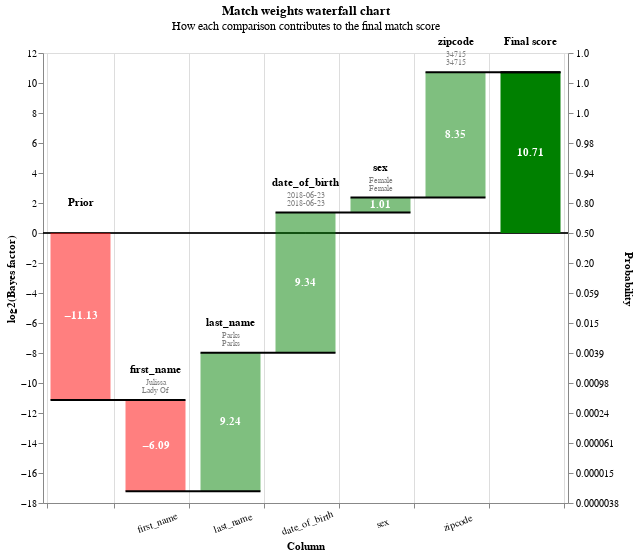

This figure's notebook cell:
### Markdown cell above
# See why simulant 401 matched whereas simulant 29442 didn't, when both of them had a fake name.

It looks like matching last names carry more weight than matching first names, and simulant 401 had matching birthdays whereas simulant 29442's birthday was off by one character. Those two differences between the record comparisons made a large difference in the final probability of the link.

### Code cell
simulant_id = 401
wic_id, census_id = df_true_links.loc[simulant_id, ['unique_id_wic', 'unique_id_census']]
record = df_predictions_pd.query("unique_id_l == @wic_id and unique_id_r == @census_id")
linker.waterfall_chart([record.squeeze()], filter_nulls=False)

### Figure 1 — Vega-Lite specification as saved in the notebook (floating-point values rounded to 4 significant figures)
{"$schema": "https://vega.github.io/schema/vega-lite/v5.2.0.json", "height": 450, "resolve": {"axis": {"y": "independent"}}, "width": {"step": 75}, "data": {"values": [{"column_name": "Prior", "label_for_charts": "Starting match weight (prior)", "sql_condition": null, "log2_bayes_factor": -11.13, "bayes_factor": 0.000446, "comparison_vector_value": null, "m_probability": null, "u_probability": null, "bayes_factor_description": null, "value_l": "", "value_r": "", "term_frequency_adjustment": null, "bar_sort_order": 0, "record_number": 0}, {"column_name": "first_name", "label_for_charts": "All other comparisons", "sql_condition": "ELSE", "log2_bayes_factor": -6.087, "bayes_factor": 0.01471, "comparison_vector_value": 0, "m_probability": 0.01458, "u_probability": 0.9909, "bayes_factor_description": "If comparison level is `all other comparisons` then comparison is  67.97 times less likely to be a match", "value_l": "Julissa", "value_r": "Lady Of", "term_frequency_adjustment": false, "bar_sort_order": 1, "record_number": 0}, {"column_name": "last_name", "label_for_charts": "Exact match", "sql_condition": "\"last_name_l\" = \"last_name_r\"", "log2_bayes_factor": 9.237, "bayes_factor": 603.5, "comparison_vector_value": 3, "m_probability": 0.9834, "u_probability": 0.00163, "bayes_factor_description": "If comparison level is `exact match` then comparison is 603.46 times more likely to be a match", "value_l": "Parks", "value_r": "Parks", "term_frequency_adjustment": false, "bar_sort_order": 2, "record_number": 0}, {"column_name": "date_of_birth", "label_for_charts": "Exact match", "sql_condition": "\"date_of_birth_l\" = \"date_of_birth_r\"", "log2_bayes_factor": 9.34, "bayes_factor": 648.0, "comparison_vector_value": 2, "m_probability": 0.9798, "u_probability": 0.001512, "bayes_factor_description": "If comparison level is `exact match` then comparison is 648.00 times more likely to be a match", "value_l": "2018-06-23", "value_r": "2018-06-23", "term_frequency_adjustment": false, "bar_sort_order": 3, "record_number": 0}, {"column_name": "sex", "label_for_charts": "Exact match", "sql_condition": "\"sex_l\" = \"sex_r\"", "log2_bayes_factor": 1.005, "bayes_factor": 2.007, "comparison_vector_value": 1, "m_probability": 0.9821, "u_probability": 0.4892, "bayes_factor_description": "If comparison level is `exact match` then comparison is 2.01 times more likely to be a match", "value_l": "Female", "value_r": "Female", "term_frequency_adjustment": false, "bar_sort_order": 4, "record_number": 0}, {"column_name": "zipcode", "label_for_charts": "Exact match", "sql_condition": "\"zipcode_l\" = \"zipcode_r\"", "log2_bayes_factor": 8.346, "bayes_factor": 325.4, "comparison_vector_value": 3, "m_probability": 0.9855, "u_probability": 0.003028, "bayes_factor_description": "If comparison level is `exact match` then comparison is 325.44 times more likely to be a match", "value_l": "34715", "value_r": "34715", "term_frequency_adjustment": false, "bar_sort_order": 5, "record_number": 0}, {"column_name": "Final score", "label_for_charts": "Final score", "sql_condition": null, "log2_bayes_factor": 10.71, "bayes_factor": 1676.0, "comparison_vector_value": null, "m_probability": null, "u_probability": null, "bayes_factor_description": null, "value_l": "", "value_r": "", "term_frequency_adjustment": null, "bar_sort_order": 6, "record_number": 0}]}, "config": {"view": {"continuousWidth": 400, "continuousHeight": 300}}, "params": [{"name": "record_number", "value": 0, "bind": {"input": "range", "min": 0, "max": 0, "step": 1}, "description": "Filter by the interation number"}], "title": {"text": "Match weights waterfall chart", "subtitle": "How each comparison contributes to the final match score"}, "transform": [{"filter": "(datum.record_number == record_number)"}, {"window": [{"op": "sum", "field": "log2_bayes_factor", "as": "sum"}, {"op": "lead", "field": "column_name", "as": "lead"}], "frame": [null, 0]}, {"calculate": "datum.column_name === \"Final score\" ? datum.sum - datum.log2_bayes_factor : datum.sum", "as": "sum"}, {"calculate": "datum.lead === null ? datum.column_name : datum.lead", "as": "lead"}, {"calculate": "datum.column_name === \"Final score\" || datum.column_name === \"Prior match weight\" ? 0 : datum.sum - datum.log2_bayes_factor", "as": "previous_sum"}, {"calculate": "datum.sum > datum.previous_sum ? datum.column_name : \"\"", "as": "top_label"}, {"calculate": "datum.sum < datum.previous_sum ? datum.column_name : \"\"", "as": "bottom_label"}, {"calculate": "datum.sum > datum.previous_sum ? datum.sum : datum.previous_sum", "as": "sum_top"}, {"calculate": "datum.sum < datum.previous_sum ? datum.sum : datum.previous_sum", "as": "sum_bottom"}, {"calculate": "(datum.sum + datum.previous_sum) / 2", "as": "center"}, {"calculate": "(datum.log2_bayes_factor > 0 ? \"+\" : \"\") + datum.log2_bayes_factor", "as": "text_log2_bayes_factor"}, {"calculate": "datum.sum < datum.previous_sum ? 4 : -4", "as": "dy"}, {"calculate": "datum.sum < datum.previous_sum ? \"top\" : \"bottom\"", "as": "baseline"}, {"calculate": "1. / (1 + pow(2, -1.*datum.sum))", "as": "prob"}, {"calculate": "0*datum.sum", "as": "zero"}], "layer": [{"layer": [{"mark": "rule", "encoding": {"y": {"field": "zero", "type": "quantitative"}, "size": {"value": 0.5}, "color": {"value": "black"}}}, {"mark": {"type": "bar", "width": 60}, "encoding": {"color": {"condition": {"value": "red", "test": "(datum.log2_bayes_factor < 0)"}, "value": "green"}, "opacity": {"condition": {"value": 1, "test": "datum.column_name == 'Prior match weight' || datum.column_name == 'Final score'"}, "value": 0.5}, "tooltip": [{"type": "nominal", "field": "column_name", "title": "Comparison column"}, {"type": "nominal", "field": "value_l", "title": "Value (L)"}, {"type": "nominal", "field": "value_r", "title": "Value (R)"}, {"type": "ordinal", "field": "label_for_charts", "title": "Label"}, {"type": "nominal", "field": "sql_condition", "title": "SQL condition"}, {"type": "nominal", "field": "comparison_vector_value", "title": "Comparison vector value"}, {"type": "quantitative", "field": "bayes_factor", "title": "Bayes factor = m/u", "format": ",.4f"}, {"type": "quantitative", "field": "log2_bayes_factor", "title": "Match weight = log2(m/u)", "format": ",.4f"}, {"type": "quantitative", "field": "prob", "format": ".4f", "title": "Adjusted match score"}, {"type": "nominal", "field": "bayes_factor_description", "title": "Match weight description"}], "x": {"type": "nominal", "axis": {"labelExpr": "datum.value == 'Prior' || datum.value == 'Final score' ? '' : datum.value", "labelAngle": -20, "labelAlign": "center", "labelPadding": 10, "title": "Column", "grid": true, "tickBand": "extent"}, "field": "column_name", "sort": {"field": "bar_sort_order", "order": "ascending"}}, "y": {"type": "quantitative", "axis": {"grid": false, "orient": "left", "title": "log2(Bayes factor)"}, "field": "previous_sum"}, "y2": {"field": "sum"}}}, {"mark": {"type": "text", "fontWeight": "bold"}, "encoding": {"color": {"value": "white"}, "text": {"condition": {"type": "nominal", "field": "log2_bayes_factor", "format": ".2f", "test": "abs(datum.log2_bayes_factor) > 1"}, "value": ""}, "x": {"type": "nominal", "axis": {"labelAngle": 0, "title": "Column"}, "field": "column_name", "sort": {"field": "bar_sort_order", "order": "ascending"}}, "y": {"type": "quantitative", "axis": {"orient": "left"}, "field": "center"}}}, {"mark": {"type": "text", "baseline": "bottom", "dy": -25, "fontWeight": "bold"}, "encoding": {"color": {"value": "black"}, "text": {"type": "nominal", "field": "column_name"}, "x": {"type": "nominal", "axis": {"labelAngle": 0, "title": "Column"}, "field": "column_name", "sort": {"field": "bar_sort_order", "order": "ascending"}}, "y": {"type": "quantitative", "field": "sum_top"}}}, {"mark": {"type": "text", "baseline": "bottom", "fontSize": 8, "dy": -13}, "encoding": {"color": {"value": "grey"}, "text": {"type": "nominal", "field": "value_l"}, "x": {"type": "nominal", "axis": {"labelAngle": 0, "title": "Column"}, "field": "column_name", "sort": {"field": "bar_sort_order", "order": "ascending"}}, "y": {"type": "quantitative", "field": "sum_top"}}}, {"mark": {"type": "text", "baseline": "bottom", "fontSize": 8, "dy": -5}, "encoding": {"color": {"value": "grey"}, "text": {"type": "nominal", "field": "value_r"}, "x": {"type": "nominal", "axis": {"labelAngle": 0, "title": "Column"}, "field": "column_name", "sort": {"field": "bar_sort_order", "order": "ascending"}}, "y": {"type": "quantitative", "field": "sum_top"}}}]}, {"mark": {"type": "rule", "color": "black", "strokeWidth": 2, "x2Offset": 30, "xOffset": -30}, "encoding": {"x": {"type": "nominal", "axis": {"labelAngle": 0, "title": "Column"}, "field": "column_name", "sort": {"field": "bar_sort_order", "order": "ascending"}}, "x2": {"field": "lead"}, "y": {"type": "quantitative", "axis": {"labelExpr": "format(1 / (1 + pow(2, -1*datum.value)), '.2r')", "orient": "right", "title": "Probability"}, "field": "sum", "scale": {"zero": false}}}}]}
